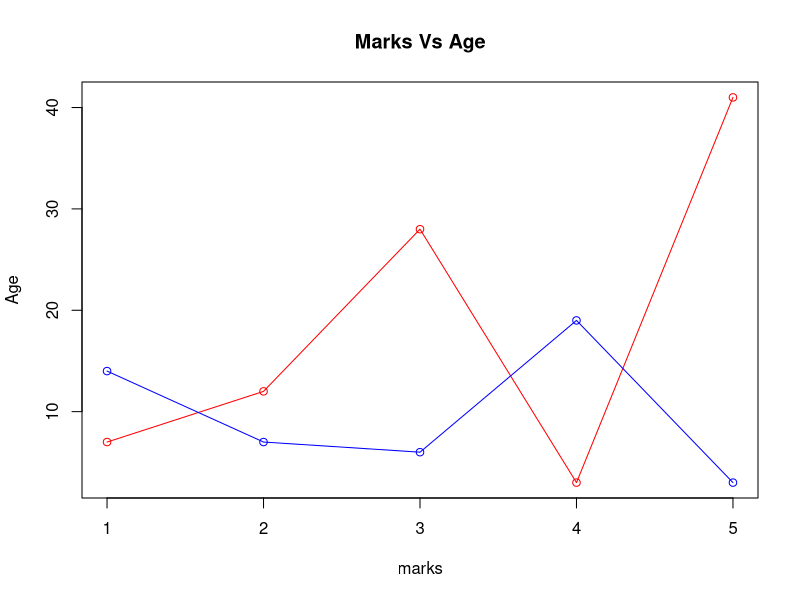

This chart was generated by the following R code:
#Line plot
marks <- c(7,12,28,3,41)
age <- c(14,7,6,19,3)
#Line chart only accepts numbers(no string)
plot(marks,type = "o",col = "red", xlab = "marks", ylab = "Age", 
     main = "Marks Vs Age")
#Mutiple lines in a single chart used for comparison
lines(age, type = "o", col = "blue")
